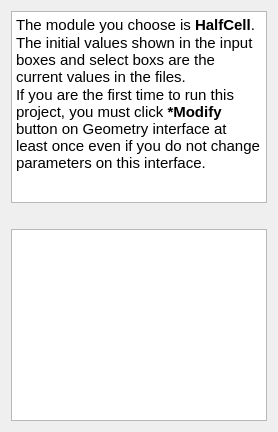
     <widget class="QWidget" name="verticalLayoutWidget">
      <layout class="QVBoxLayout" name="verticalLayout">
       <item>
        <widget class="QTextBrowser" name="textBrowser">
         <property name="html">
          <string>&lt;!DOCTYPE HTML PUBLIC &quot;-//W3C//DTD HTML 4.0//EN&quot; &quot;http://www.w3.org/TR/REC-html40/strict.dtd&quot;&gt;
&lt;html&gt;&lt;head&gt;&lt;meta name=&quot;qrichtext&quot; content=&quot;1&quot; /&gt;&lt;meta charset=&quot;utf-8&quot; /&gt;&lt;style type=&quot;text/css&quot;&gt;
p, li { white-space: pre-wrap; }
hr { height: 1px; border-width: 0; }
li.unchecked::marker { content: &quot;\2610&quot;; }
li.checked::marker { content: &quot;\2612&quot;; }
&lt;/style&gt;&lt;/head&gt;&lt;body style=&quot; font-family:'Ubuntu'; font-size:11pt; font-weight:400; font-style:normal;&quot;&gt;
&lt;p style=&quot; margin-top:0px; margin-bottom:0px; margin-left:0px; margin-right:0px; -qt-block-indent:0; text-indent:0px;&quot;&gt;The module you choose is &lt;span style=&quot; font-weight:600;&quot;&gt;HalfCell&lt;/span&gt;. &lt;/p&gt;
&lt;p style=&quot; margin-top:0px; margin-bottom:0px; margin-left:0px; margin-right:0px; -qt-block-indent:0; text-indent:0px;&quot;&gt;The initial values shown in the input boxes and select boxs are the current values in the files.&lt;/p&gt;
&lt;p style=&quot; margin-top:0px; margin-bottom:0px; margin-left:0px; margin-right:0px; -qt-block-indent:0; text-indent:0px;&quot;&gt;If you are the first time to run this project, you must click &lt;span style=&quot; font-weight:600;&quot;&gt;*Modify&lt;/span&gt; button on Geometry interface at least once even if you do not change parameters on this interface. &lt;/p&gt;&lt;/body&gt;&lt;/html&gt;</string>
         </property>
        </widget>
       </item>
       <item>
        <widget class="QLabel" name="label_6">
         <property name="maximumSize">
          <size>
           <width>450</width>
           <height>250</height>
          </size>
         </property>
         <property name="text">
          <string/>
         </property>
         <property name="pixmap">
          <pixmap resource="resource.qrc">:/resources/img/P2D_halfCell.jpg</pixmap>
         </property>
         <property name="scaledContents">
          <bool>true</bool>
         </property>
        </widget>
       </item>
       <item>
        <widget class="QTextEdit" name="terminal_output_window"/>
       </item>
      </layout>
     </widget>
